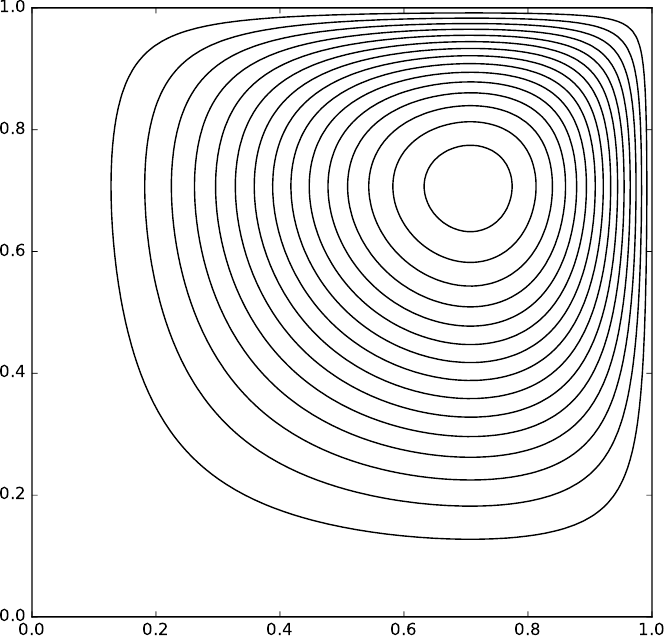

Python code for this plot:
#!/usr/bin/env python

# shows steps to generate poisson4contour.pdf
# do:
#     ./poisson -da_refine 4 -ksp_monitor_solution binary:foo.dat
# which shows the solution at 0 .. 174 Krylov iterations

import PetscBinaryIO
import numpy as np
import matplotlib.pyplot as plt

io = PetscBinaryIO.PetscBinaryIO()
objects = io.readBinaryFile('foo.dat')
x = np.linspace(0,1,129)
plt.contour(x,x,-objects[174].reshape((129,129)),15,colors='k')
plt.axis('tight')
plt.axis('equal')  # actually made it square by hand
plt.savefig('foo.pdf')

